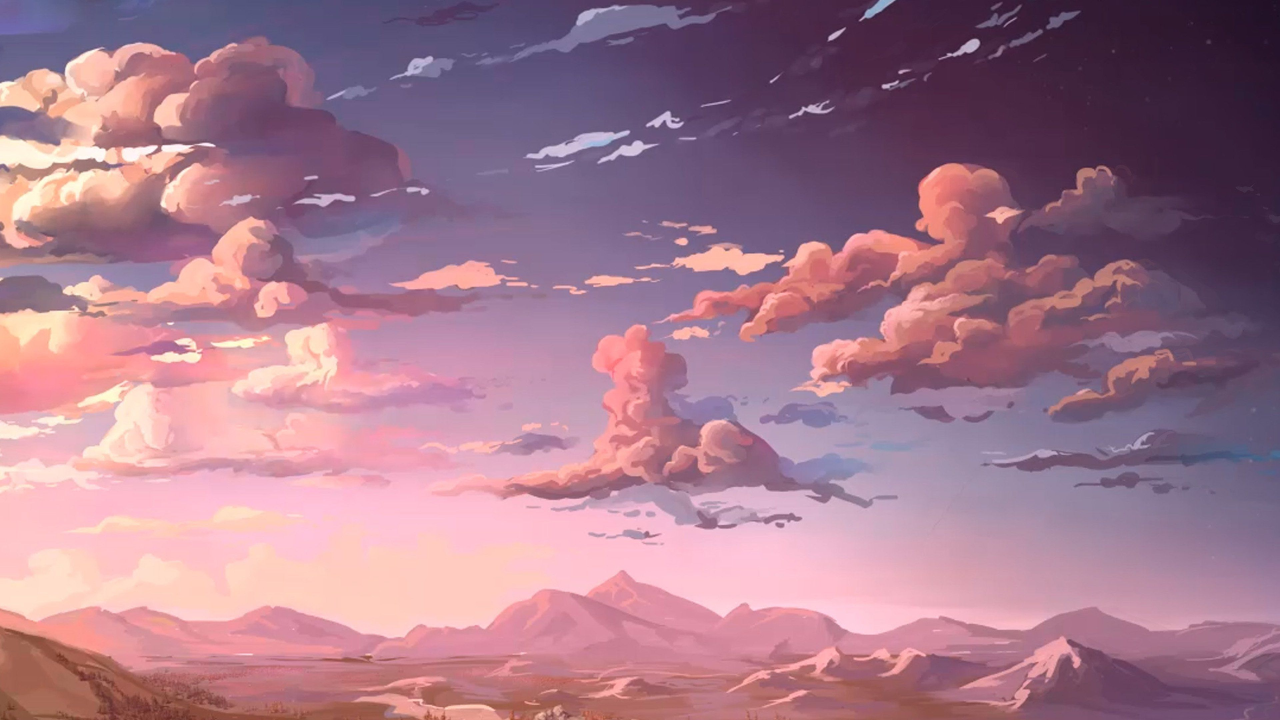
#> input picture openCV/resourses/image.jpg, 3840 x 2160 px (shown at 1/3 size)
$ python 05_CV.py
#> lines starting #> are read from the running program, lines starting #| are printed output that depends on the picture; after the words box and inside, x2 and y2 are one past the last pixel; in counts of white or black regions, pixels touching at a corner belong together
## Reading an image, Resizing, converting into gray and binaray
## image saving with writting

# import libararies
import cv2 as cv
from cv2 import imwrite
from cv2 import imshow

#reading resizing
img= cv.imread("resourses/image.jpg")
#> img is the input picture: shape (2160, 3840, 3); mean B, G, R 140.6, 121.6, 165.3
img= cv.resize(img,(600,400))
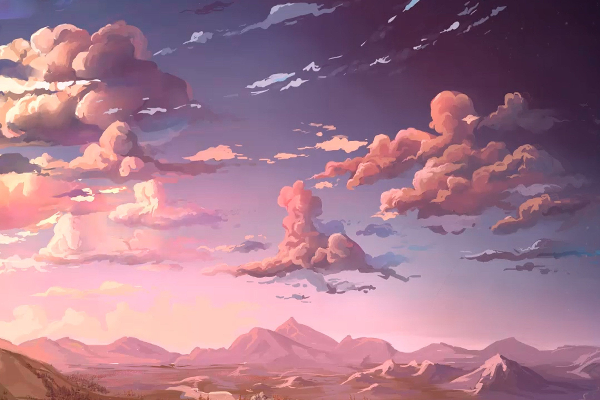
#> img: shape (400, 600, 3); mean B, G, R 140.6, 121.5, 165.3


#conversion to gray
gray= cv.cvtColor(img, cv.COLOR_BGR2GRAY)
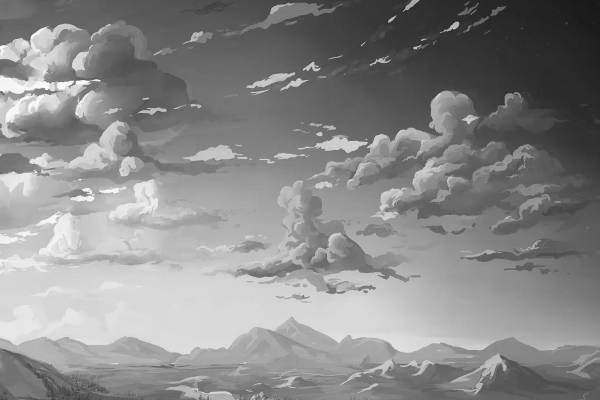
#> gray: shape (400, 600); min 22, max 254, mean 136.8
#conversion to black-white
(thresh, binary)= cv.threshold(gray,127,255,cv.THRESH_BINARY)
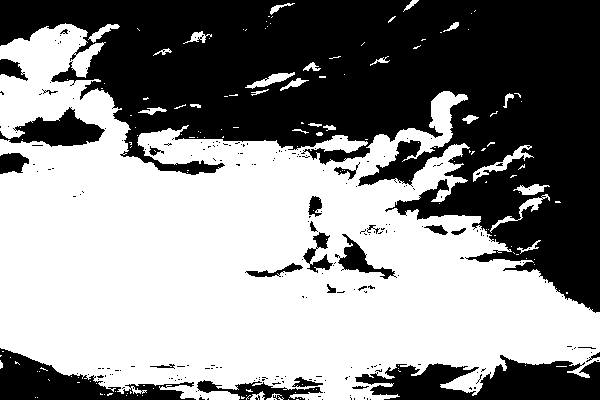
#> binary: shape (400, 600); 54.4% white; 230 black regions (206 under 20 px), largest, box (x1, y1, x2, y2) and area: (0, 0, 600, 313) 91321, (355, 355, 600, 400) 6852, (0, 348, 196, 400) 4393

#show
cv.imwrite('resourses/pehli pic.png',img)
cv.imwrite('resourses/gray pic.png',gray)
cv.imwrite('resourses/bw pic.png',binary)
